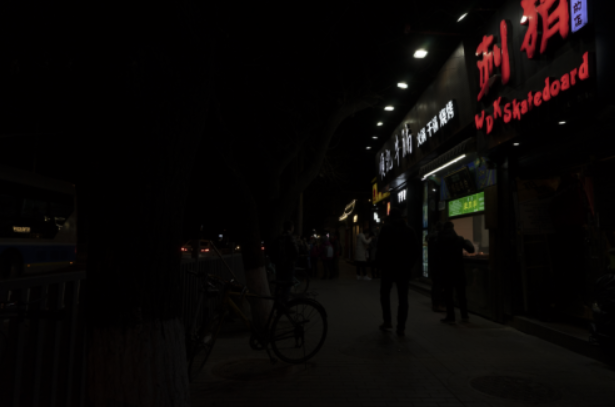
#> input picture ImageEnhancement/Data/LowLight/18.png, 615 x 407 px, found by its file name; its folder holds only this picture in this run
$ python TestDecompositionEnhancements.py   (older library calls are emulated)
#> lines starting #> are read from the running program, lines starting #| are printed output that depends on the picture; long printed decimals are rounded
### ImageEnhancement/ImageProcesses.py
import sys
import os
sys.path.append(os.path.abspath(os.path.join(os.path.dirname(__file__), '..')))


# Define Image Processes

import numpy as np
import cv2
from skimage.measure import shannon_entropy

# [32 lines left out: functions single_scale_retinex, multi_scale_retinex, colorfulness, contrast, not called in this run]

def entropy(image):
    gray = cv2.cvtColor(image, cv2.COLOR_BGR2GRAY)
    return shannon_entropy(gray)

# [5 lines left out: function luminance_stats, not called in this run]

def entropy(image):
    gray = cv2.cvtColor(image, cv2.COLOR_BGR2GRAY)
    return shannon_entropy(gray)

def sharpness(image):
    gray = cv2.cvtColor(image, cv2.COLOR_BGR2GRAY)
    return cv2.Laplacian(gray, cv2.CV_64F).var()

### ImageEnhancement/TestDecompositionEnhancements.py
import os
from Decomposition import decomposition
import matplotlib.pyplot as plt
import numpy as np
import cv2
from ApplyImageEnhancement import apply_image_enhancement
import json
from ImageProcesses import *

with open('best_params.json') as f:
#> (reads ImageEnhancement/best_params.json from the repository)
    best_params = json.load(f)


### The point of this python file is to test and compare the biomimetic decompositions on multiple instances of natural light vs low light images
## The comparison will also include comparison of distributions of decompositions

url_header = os.path.dirname(__file__)
rf"""#cat_url = r"\Data\NaturalImages\natural_images\cat\cat_0301.jpg"
cat_url = rf"\Data\NaturalImages\natural_images\cat\cat_0001.jpg"
cat_url = url_header + cat_url
cat_image = cv2.imread(cat_url)
cat_image = apply_image_enhancement(cat_image, params=best_params)

decompositions = decomposition(cat_image)
fig, ax = plt.subplots(nrows=3, ncols=3, figsize=(10, 6))
np.vectorize(lambda ax:ax.axis('off'))(ax)
k = 0
for i in range(3):
    for j in range(3):
        try:
            ax[i,j].imshow(decompositions[k])
        except:
            None
        #plt.axis("off")
        k += 1
fig.tight_layout()
plt.show()
print(["red_green, blue-yellow, value"])
print(["gray, edges, gabor_response"])

#plt.imshow(decompositions[-1])

#decompositions = decomposition(cat_url)
fig, ax = plt.subplots(nrows=3, ncols=3, figsize=(10, 6))
np.vectorize(lambda ax:ax.axis('off'))(ax)
k = 0
for i in range(3):
    for j in range(3):
        try:
            ax[i,j].hist(decompositions[k])
        except:
            None
        #plt.axis("off")
        k += 1
fig.tight_layout()
plt.show()
print(["red_green, blue-yellow, value"])
print(["gray, edges, gabor_response"])
"""
#url_header = os.path.dirname(__file__)
numb = 18
#numb = 1
dark_url = rf"\Data\LowLight\{numb}.png"
dark_url = url_header + dark_url
dark_image = cv2.imread(dark_url)
#> dark_image is the input picture: shape (407, 615, 3); mean B, G, R 6.1, 6.8, 9.9
print(colorfulness(dark_image), sharpness(dark_image), contrast(dark_image), entropy(dark_image))
#> in colorfulness, `(B, G, R) = cv2.split(image.astype("float"))`:
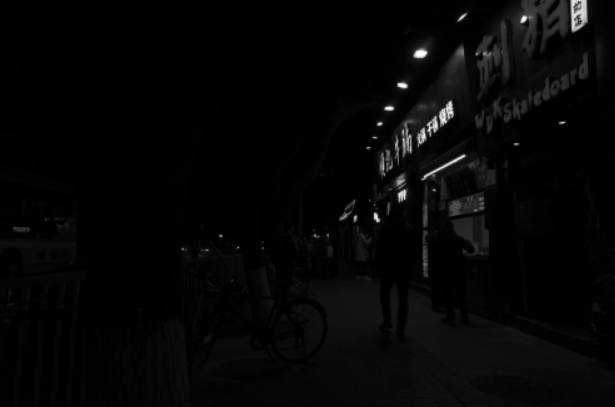
#> B: shape (407, 615) float64; min 0, max 255, mean 6.1
#> in colorfulness, `(B, G, R) = cv2.split(image.astype("float"))`:
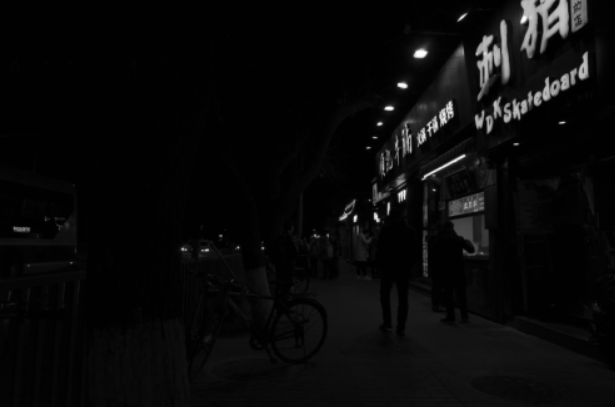
#> R: shape (407, 615) float64; min 0, max 255, mean 9.9
#> in colorfulness, `rg = np.absolute(R - G)`:
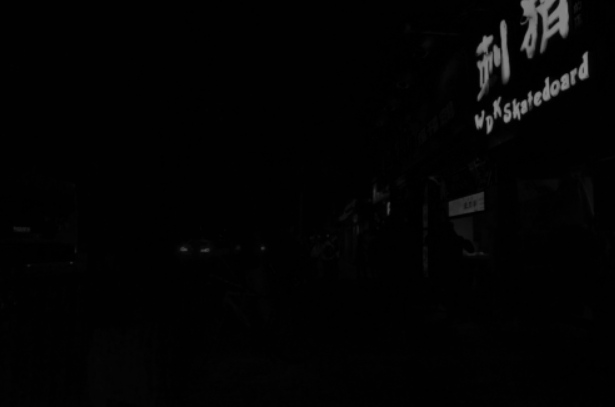
#> rg: shape (407, 615) float64; min 0, max 139, mean 3.4
#> in colorfulness, `yb = np.absolute(0.5 * (R + G) - B)`:
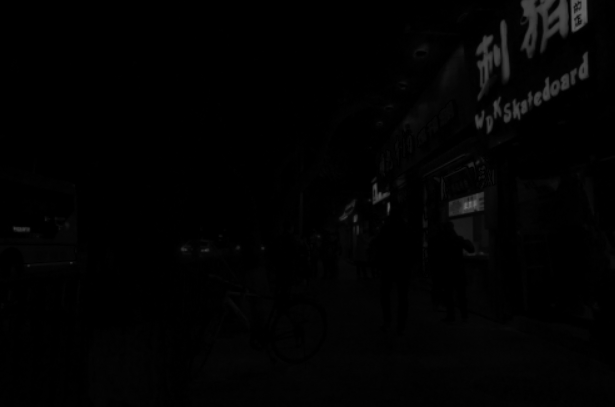
#> yb: shape (407, 615) float64; min 0, max 108, mean 2.8
#> in colorfulness, `std_rg, mean_rg = np.std(rg), np.mean(rg)`: std_rg = 14.12; mean_rg = 3.42
#> in colorfulness, `std_yb, mean_yb = np.std(yb), np.mean(yb)`: std_yb = 8.07; mean_yb = 2.84
#> in contrast, `gray = cv2.cvtColor(image, cv2.COLOR_BGR2HSV)[-1]`: gray = 615 rows, first 8: [0, 191, 4], [173, 204, 5], [173, 204, 5], [173, 204, 5], [0, 191, 4], [0, 191, 4], [0, 153, 5], [170, 191, 4]
#> in contrast, `min_intensity = np.min(gray)`: min_intensity = 0
#> in contrast, `max_intensity = np.max(gray)`: max_intensity = 255
#| 17.598 81.389 1.0 3.861

#> (the run stopped early here; a loop or call above may not have finished)
